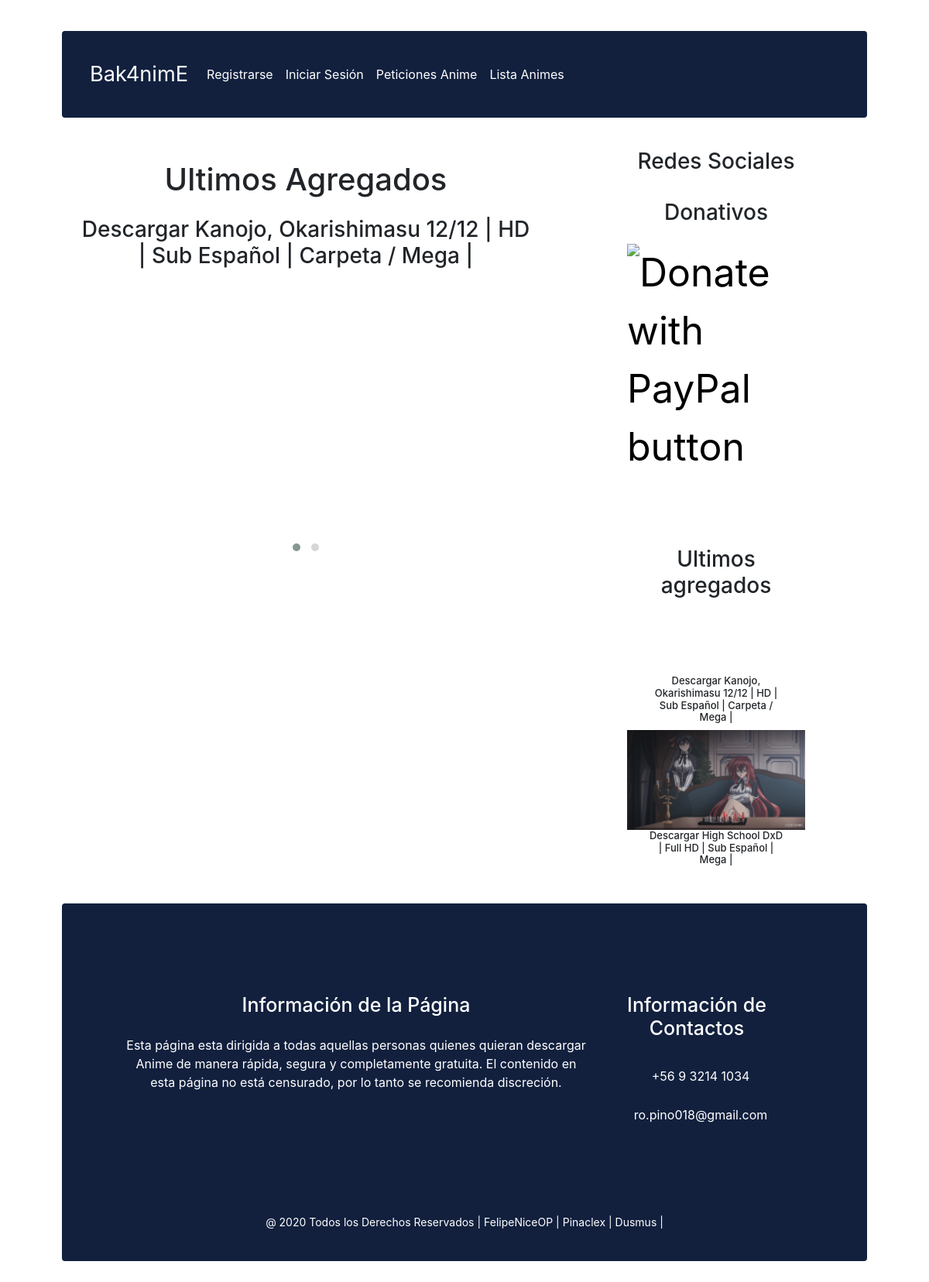
The page /catalogos/ on the database as committed earlier.
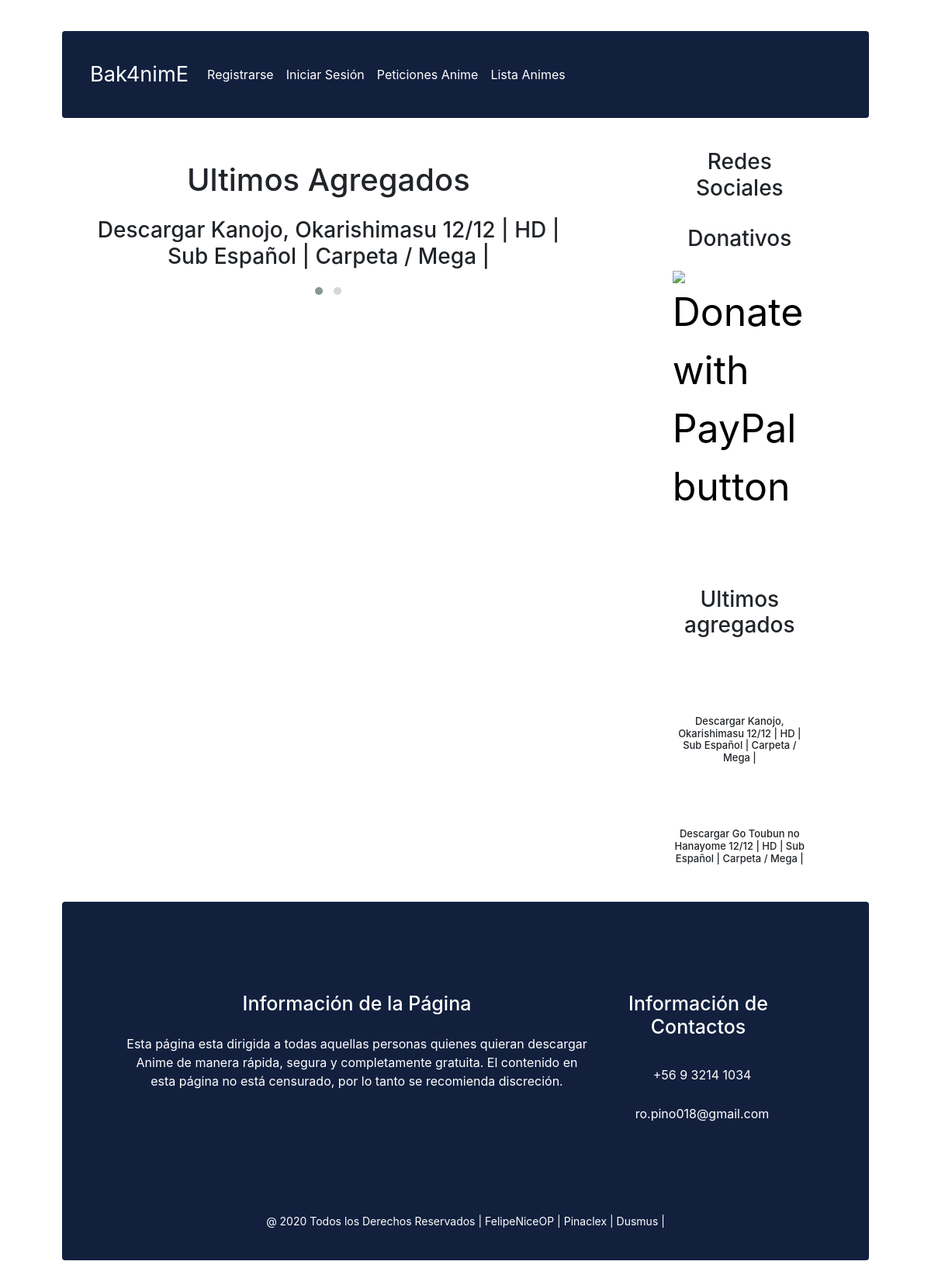
The same page on the database as committed later.
### catalogos/models.py (models this page shows, shortened)
class Anime(models.Model):
    id = models.UUIDField(primary_key=True, default=uuid.uuid4)
    tituloPag = models.TextField(max_length=200, null=True)
    sinopsis = models.TextField(max_length=500, null=True)
    image = models.ImageField(upload_to='images/', blank=True)
    capitulos = models.CharField(max_length=20, null=True)
    duracion = models.CharField(max_length=20, null=True)
    generos = models.ManyToManyField('Genero')
    año = models.IntegerField(null=True)
    peso = models.CharField(max_length=20, null=True)
    subtitulos = models.CharField(max_length=200, null=True)
    calidad = models.CharField(max_length=200, null=True)
    formato = models.CharField(max_length=30, null=True)
    tipo = models.CharField(max_length=20, null=True)
    desnudos = models.CharField(max_length=2, null=True)
    censura = models.CharField(max_length=2, null=True)
    time = models.TimeField(auto_now=True)

### catalogos/views.py (the view)
# urls.py: path('',views.index,name='index'),
def index(request):
    last = Anime.objects.all().order_by('id')[:2]
    return render(request, 'index.html', context={'last':last})

### catalogos/templates/index.html (shortened to what this page needs)
{% extends "base.html" %}
{% load static %}
{% block content %}
<main class="contenido">
	<div>
		<h1 class="blog-title">Ultimos Agregados</h1>
	</div>
	<div class="owl-carousel owl-theme">
		{% for anime in last%}
		{% if forloop.counter %}
		<div>
			<h3 style="text-align: center;">{{ anime.tituloPag}} </h3>
		</div>
		{% endif %}
		{% endfor %}
	</div>
</main>
{%endblock%}
{%block ultimate%}
<div>
	<h3 class="blog-title">Ultimos agregados</h3>
	{% for anime in last %}
	{% if forloop.revcounter %}
	<a href="{% url 'blog-detail' anime.pk%}">
		<img class="img-asides" src="{{ anime.image.url }}" alt=""></a>
	<h3 style="text-align: center; max-width: 180px; font-size: 13px; margin-right: auto; margin-left: auto;">
		{{ anime.tituloPag }}</h3>
	{% endif %}
	{% endfor %}
</div>
{% endblock %}

Rows that differ between the two databases and show on the page:
no longer on this page (row unchanged): Anime: image (picture), tituloPag "Descargar High School DxD | Full HD | Sub Español | Mega |", shown under "Ultimos agregados"
added Anime: tituloPag "Descargar Go Toubun no Hanayome 12/12 | HD | Sub Español | Carpeta / Mega |", shown under "Ultimos agregados"
